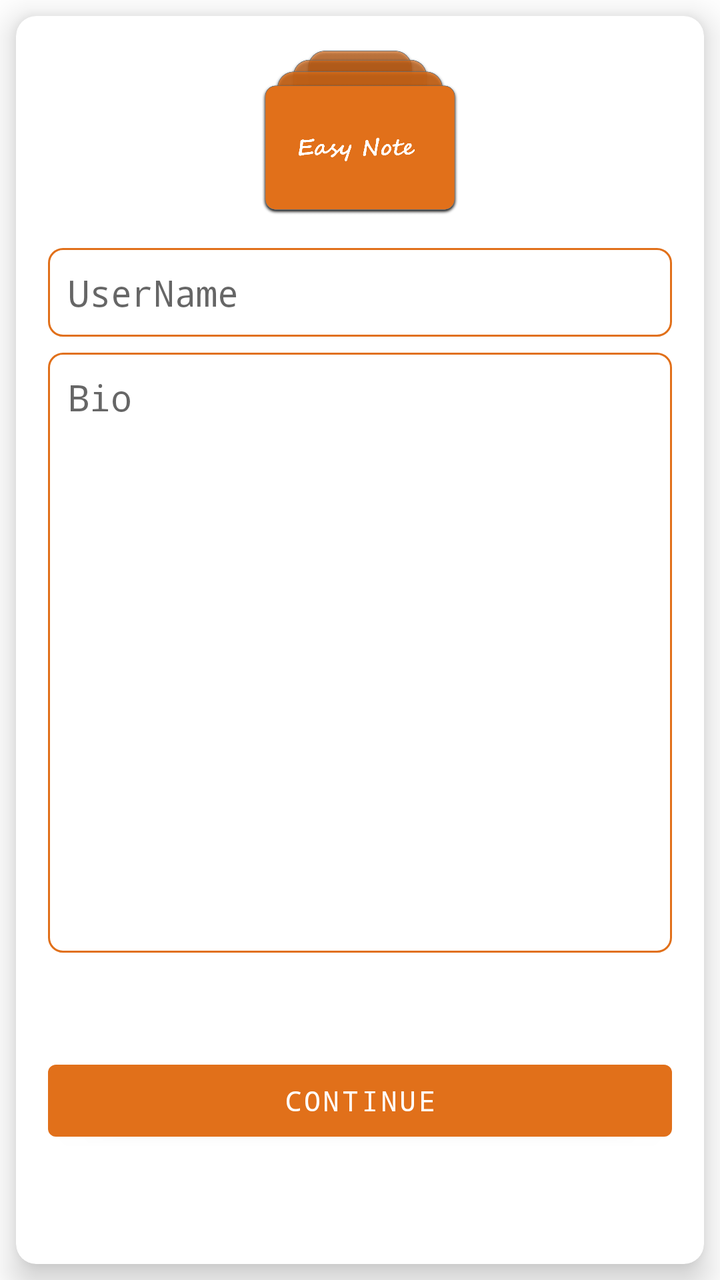
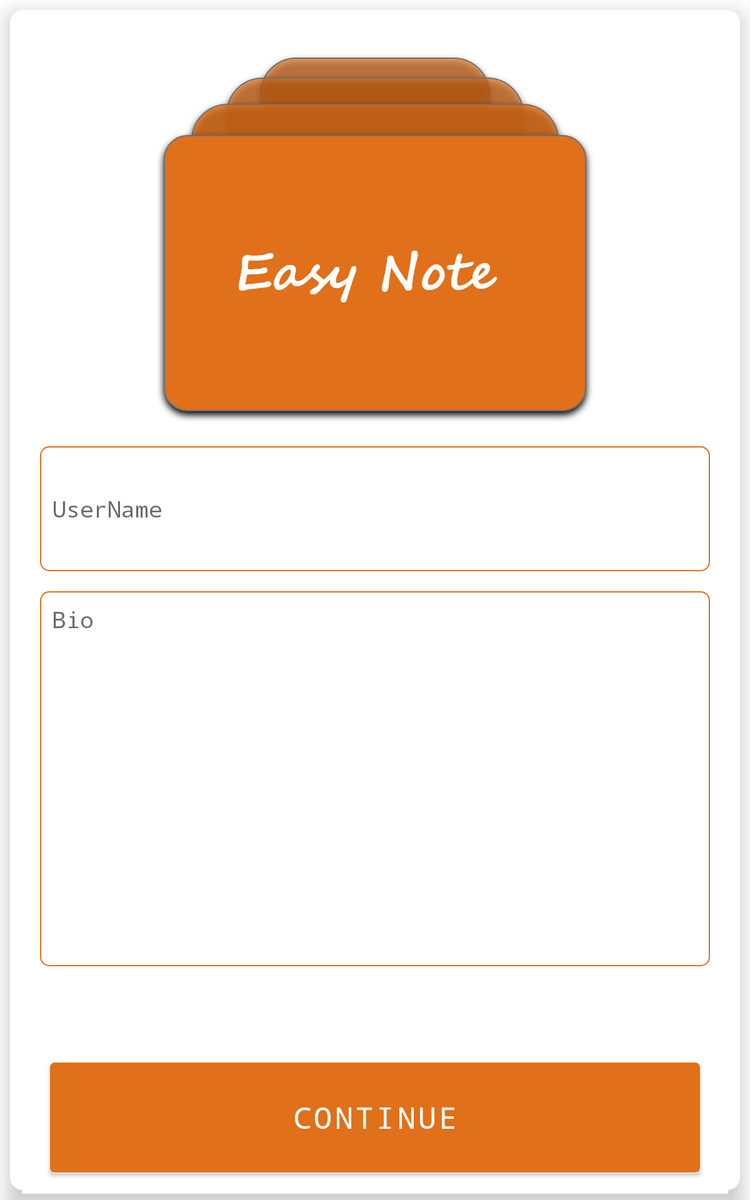

An Android layout and its configuration variant, each rendered on a device that would load it. The default file and the variant file are quoted in full after the pictures.
<!-- AndroidManifest.xml: application theme Theme.EasyNote -->
<!-- res/layout/bio_fragment.xml -->
<?xml version="1.0" encoding="utf-8"?>
<androidx.constraintlayout.widget.ConstraintLayout xmlns:android="http://schemas.android.com/apk/res/android"
    xmlns:app="http://schemas.android.com/apk/res-auto"
    xmlns:tools="http://schemas.android.com/tools"
    android:layout_width="match_parent"
    android:layout_height="match_parent"
    tools:context=".onbording.register.Bio">

    <androidx.cardview.widget.CardView
        android:layout_width="match_parent"
        android:layout_height="match_parent"
        android:layout_marginStart="8dp"
        android:layout_marginTop="8dp"
        android:layout_marginEnd="8dp"
        android:layout_marginBottom="8dp"
        app:cardCornerRadius="10dp"
        app:cardElevation="10dp"
        app:cardMaxElevation="10dp"
        app:layout_constraintBottom_toBottomOf="parent"
        app:layout_constraintEnd_toEndOf="parent"
        app:layout_constraintStart_toStartOf="parent"
        app:layout_constraintTop_toTopOf="parent">

        <androidx.constraintlayout.widget.ConstraintLayout
            android:layout_width="match_parent"
            android:layout_height="match_parent">

            <ImageView
                android:id="@+id/imageView3"
                android:layout_width="100dp"
                android:layout_height="100dp"
                android:layout_gravity="center_horizontal"
                android:layout_marginTop="8dp"

                android:contentDescription="TODO"
                android:src="@drawable/logo"
                app:layout_constraintEnd_toEndOf="parent"
                app:layout_constraintStart_toStartOf="parent"
                app:layout_constraintTop_toTopOf="parent" />

            <EditText
                android:id="@+id/username"
                android:layout_width="match_parent"
                android:layout_height="wrap_content"
                android:layout_marginStart="16dp"
                android:layout_marginTop="8dp"
                android:layout_marginEnd="16dp"
                android:layout_marginBottom="8dp"
                android:autofillHints=""
                android:background="@drawable/bio_text"
                android:ems="10"
                android:fontFamily="monospace"
                android:hint="@string/username"
                android:inputType="textPersonName"
                android:padding="10dp"
                app:layout_constraintBottom_toTopOf="@+id/bio"
                app:layout_constraintEnd_toEndOf="parent"
                app:layout_constraintStart_toStartOf="parent"
                app:layout_constraintTop_toBottomOf="@+id/imageView3" />

            <EditText
                android:id="@+id/bio"
                android:layout_width="match_parent"
                android:layout_height="300dp"
                android:layout_marginStart="16dp"
                android:layout_marginTop="8dp"
                android:layout_marginEnd="16dp"
                android:autofillHints=""
                android:background="@drawable/bio_text"
                android:ems="10"
                android:fontFamily="monospace"
                android:gravity="start|top"
                android:hint="@string/bio"
                android:inputType="textMultiLine"
                android:padding="10dp"
                app:layout_constraintEnd_toEndOf="parent"
                app:layout_constraintStart_toStartOf="parent"
                app:layout_constraintTop_toBottomOf="@+id/username" />

            <Button
                android:id="@+id/button"
                android:layout_width="match_parent"
                android:layout_height="wrap_content"
                android:layout_gravity="center_horizontal"
                android:layout_marginStart="16dp"
                android:layout_marginEnd="16dp"
                android:layout_marginBottom="8dp"
                android:drawableEnd="@drawable/ic_baseline_navigate_next_24"
                android:fontFamily="monospace"
                android:text="Continue"
                app:layout_constraintBottom_toBottomOf="parent"
                app:layout_constraintEnd_toEndOf="parent"
                app:layout_constraintStart_toStartOf="parent"
                app:layout_constraintTop_toBottomOf="@+id/bio" />

            <ProgressBar
                style="?android:attr/progressBarStyle"
                android:layout_width="wrap_content"
                android:layout_height="wrap_content"
                android:visibility="gone"
                app:layout_constraintBottom_toBottomOf="parent"
                app:layout_constraintEnd_toEndOf="parent"
                app:layout_constraintStart_toStartOf="parent"
                app:layout_constraintTop_toTopOf="parent" />
        </androidx.constraintlayout.widget.ConstraintLayout>

    </androidx.cardview.widget.CardView>

</androidx.constraintlayout.widget.ConstraintLayout>
<!-- resources referenced by this layout -->
<resources>
  <!-- drawable bio_text (drawable) -->
  <?xml version="1.0" encoding="utf-8"?>
  <shape xmlns:android="http://schemas.android.com/apk/res/android">
  <corners android:radius="7dp">
  
  </corners>
      <stroke android:color="@color/purple_200" android:width="1dp">
  
      </stroke>
  </shape>
  <!-- drawable logo: png bitmap (drawable-hdpi, 29730 bytes) -->
  <string name="bio">Bio</string>
  <string name="username">UserName</string>
  <style name="Theme.EasyNote" parent="Theme.MaterialComponents.DayNight.DarkActionBar">
          
          <item name="colorPrimary">@color/purple_200</item>
          <item name="colorPrimaryVariant">@color/purple_700</item>
          <item name="colorOnPrimary">@color/white</item>
          
          <item name="colorSecondary">@color/teal_200</item>
          <item name="colorSecondaryVariant">@color/teal_700</item>
          <item name="colorOnSecondary">@color/black</item>
          
          <item name="android:statusBarColor" tools:targetApi="l">?attr/colorPrimaryVariant</item>
          
      </style>
  <color name="purple_200">#E1701A</color>
  <color name="purple_700">#E1701A</color>
  <color name="white">#FFFFFFFF</color>
  <color name="teal_200">#F7A440</color>
  <color name="teal_700">#FF018786</color>
  <color name="black">#FF000000</color>
</resources>
<!-- res/layout-sw600dp/bio_fragment.xml (the repository's variant of the layout above) -->
<!-- drawn on a 7-inch tablet held upright -->
<?xml version="1.0" encoding="utf-8"?>
<androidx.constraintlayout.widget.ConstraintLayout xmlns:android="http://schemas.android.com/apk/res/android"
    xmlns:app="http://schemas.android.com/apk/res-auto"
    xmlns:tools="http://schemas.android.com/tools"
    android:layout_width="match_parent"
    android:layout_height="match_parent"
    tools:context=".onbording.register.Bio">

    <androidx.cardview.widget.CardView
        android:layout_width="match_parent"
        android:layout_height="match_parent"
        android:layout_marginStart="8dp"
        android:layout_marginTop="8dp"
        android:layout_marginEnd="8dp"
        android:layout_marginBottom="8dp"
        app:cardCornerRadius="10dp"
        app:cardElevation="10dp"
        app:cardMaxElevation="10dp"
        app:layout_constraintBottom_toBottomOf="parent"
        app:layout_constraintEnd_toEndOf="parent"
        app:layout_constraintStart_toStartOf="parent"
        app:layout_constraintTop_toTopOf="parent">

        <androidx.constraintlayout.widget.ConstraintLayout
            android:layout_width="match_parent"
            android:layout_height="match_parent">

            <ImageView
                android:id="@+id/imageView3"
                android:layout_width="wrap_content"
                android:layout_height="wrap_content"
                android:layout_gravity="center_horizontal"

                android:layout_marginTop="32dp"
                android:contentDescription="TODO"
                android:src="@drawable/logo"
                app:layout_constraintEnd_toEndOf="parent"
                app:layout_constraintStart_toStartOf="parent"
                app:layout_constraintTop_toTopOf="parent" />

            <EditText
                android:id="@+id/username"
                android:layout_width="match_parent"
                android:layout_height="100dp"
                android:layout_marginStart="24dp"
                android:layout_marginTop="16dp"
                android:layout_marginEnd="24dp"
                android:autofillHints=""
                android:background="@drawable/bio_text"
                android:ems="10"
                android:fontFamily="monospace"
                android:hint="@string/username"
                android:inputType="textPersonName"
                android:padding="10dp"
                app:layout_constraintEnd_toEndOf="parent"
                app:layout_constraintHorizontal_bias="0.517"
                app:layout_constraintStart_toStartOf="parent"
                app:layout_constraintTop_toBottomOf="@+id/imageView3" />

            <EditText
                android:id="@+id/bio"
                android:layout_width="match_parent"
                android:layout_height="300dp"
                android:layout_marginStart="24dp"
                android:layout_marginTop="16dp"
                android:layout_marginEnd="24dp"
                android:autofillHints=""
                android:background="@drawable/bio_text"
                android:ems="10"
                android:fontFamily="monospace"
                android:gravity="start|top"
                android:hint="@string/bio"
                android:inputType="textMultiLine"
                android:padding="10dp"
                android:textSize="18sp"
                app:layout_constraintEnd_toEndOf="parent"
                app:layout_constraintStart_toStartOf="parent"
                app:layout_constraintTop_toBottomOf="@+id/username" />

            <Button
                android:id="@+id/button"
                android:layout_width="match_parent"
                android:layout_height="100dp"
                android:layout_gravity="center_horizontal"
                android:layout_marginStart="32dp"
                android:layout_marginEnd="32dp"
                android:layout_marginBottom="8dp"
                android:drawableEnd="@drawable/ic_baseline_navigate_next_24"
                android:fontFamily="monospace"
                android:text="Continue"
                android:textSize="24sp"
                app:layout_constraintBottom_toBottomOf="parent"
                app:layout_constraintEnd_toEndOf="parent"
                app:layout_constraintStart_toStartOf="parent" />

            <ProgressBar
                style="?android:attr/progressBarStyle"
                android:layout_width="wrap_content"
                android:layout_height="wrap_content"
                android:visibility="gone"
                app:layout_constraintBottom_toBottomOf="parent"
                app:layout_constraintEnd_toEndOf="parent"
                app:layout_constraintStart_toStartOf="parent"
                app:layout_constraintTop_toTopOf="parent" />
        </androidx.constraintlayout.widget.ConstraintLayout>

    </androidx.cardview.widget.CardView>

</androidx.constraintlayout.widget.ConstraintLayout>
